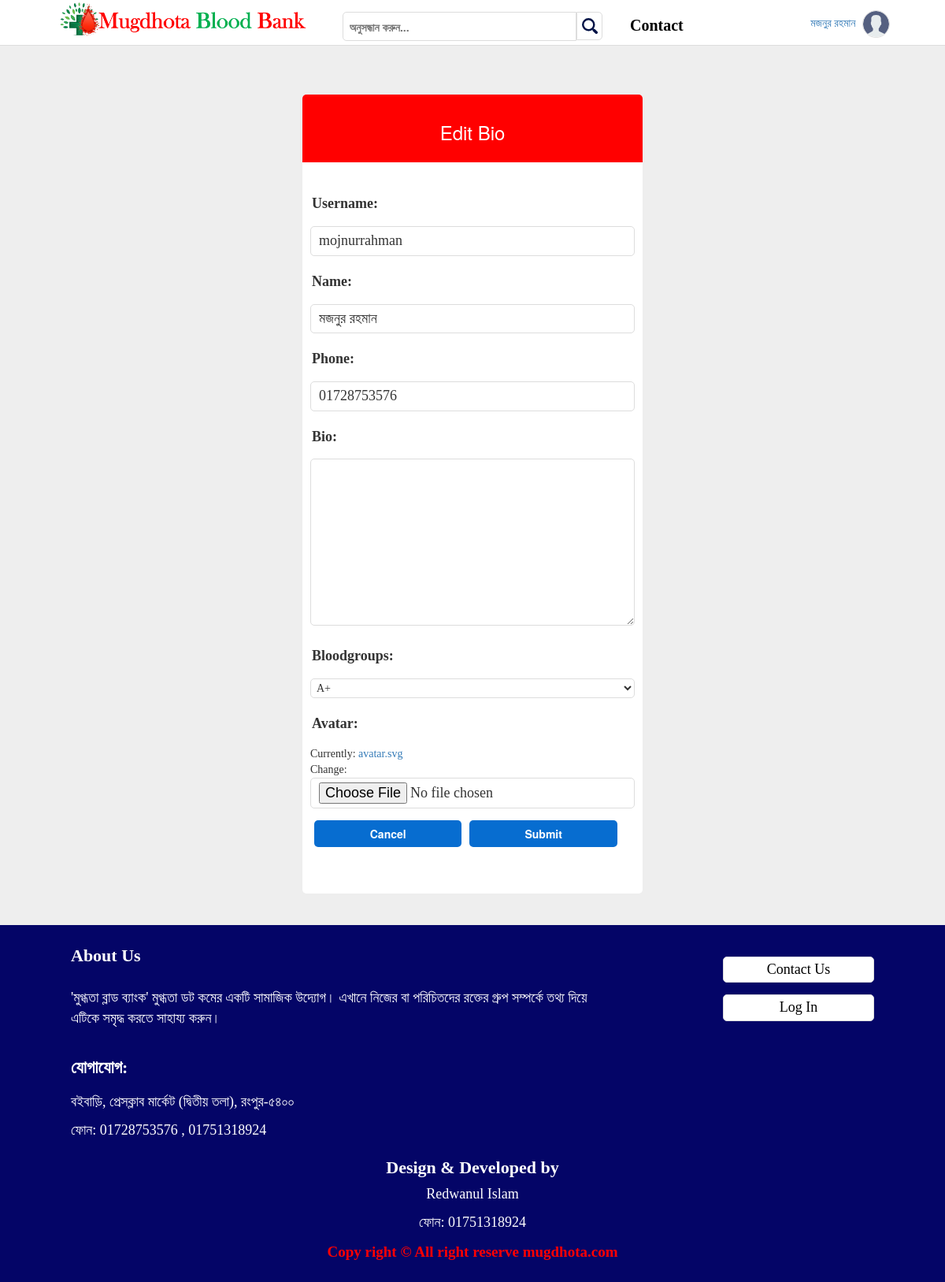
The app's page /update-profile/admin-redwan/ (signed in) with its own data.
### base/models.py (models this page shows, shortened)
class User(AbstractUser):
    username = models.CharField(max_length=200, null=True, blank=False)
    name = models.CharField(max_length=200, null=True)
    email = models.EmailField(unique=True, blank=False)
    bio = models.TextField(blank=True, null=True)
    phone_regex = RegexValidator(regex=r'^\+?1?\d{11}$', message="Phone number must be entered in the format: '01234567899'. Up to 11 digits allowed.")
    phone = models.CharField(validators=[phone_regex], max_length=11, blank=False)
    bloodgroups = models.ForeignKey(Blood, on_delete=models.SET_NULL, blank=True, null=True)
    joined = models.DateTimeField(auto_now_add=True)
    avatar = models.ImageField(upload_to='profile_images', null=True, default="avatar.svg")
    USERNAME_FIELD = 'email'
    REQUIRED_FIELDS = []

class Blood(models.Model):
    name = models.CharField(max_length=100, blank=True, null=True)
    image = models.ImageField(upload_to='bloods_imgs', null=True)
    def __str__(self):
        return self.name

### base/views.py (the view)
# urls.py: path('update-profile/<str:username>/', views.updateUser, name="update-profile"),
@login_required(login_url='login')
def updateUser(request, username):
    user = request.user
    user_form = EditProfile(instance=user)
    if request.method == 'POST':
        user_form = EditProfile(request.POST, request.FILES, instance=user)
        if user_form.is_valid():
            user_form.save()
            return redirect('update-profile', username=user.username)
    return render(request, 'update-profile.html', {'user_form':user_form})

### base/forms.py
class EditProfile(forms.ModelForm):
    class Meta:
        model = User
        fields = ['username', 'name', 'phone', 'bio', 'bloodgroups', 'avatar']

### templates/update-profile.html (shortened to what this page needs)
{% extends 'main.html' %}
{% load static %}
{% block content %}
<div class="container_full" style="padding-top: 10%;padding-bottom: 40px;">
	<div class="container">
		<div class="log_sign_section">
            <div class="page_title">
              <h3>Edit Bio</h3>
            </div>
			<div class="edit_page">
				<div class="sls_page upload_page">
					<div class="edit_user_bio" id="edit_user_bio">
						<div class="edit_bio_form" style="margin:0">
							<form class="form" action="" method="post" enctype="multipart/form-data">
                                {{ user_form.as_p }}
    							<div class="form_action">
    								<button href="{{request.META.HTTP_REFERER}}">Cancel</button>
    								<button type="submit">Submit</button>
    							</div>
							</form>
						</div>
					</div>
				</div>
			</div>
		</div>
	</div>
</div>
{% endblock content %}

### templates/main.html (shortened to what this page needs)
<!DOCTYPE HTML>
{% load static %}
<html lang="en-US">
<head>
	<link rel="stylesheet" type="text/css" href="{% static 'css/bootstrap.min.css' %}" />
	<link rel="stylesheet" type="text/css" href="{% static 'style.css' %}" />
	<link rel="stylesheet" type="text/css" href="{% static 'responsive.css' %}" />
</head>
<body>
	<div class="container_full desk_header" id="navbar">
		<div class="container">
			<div id="header" class="col-lg-12 col-md-12 col-xs-12">
				<div class="home_title col-lg-4 col-md-9 col-xs-10">
					<div class="home_icon">
						<a href="https://bloodbank.mugdhota.com/"><img src="{% static 'img/mugdhota-blood-bank.png' %}" alt="Mugdhota Blood Bank" /></a>
					</div>
				</div>
				<div class="home_src col-lg-4 col-md-4 col-xs-2">
					<div class="search_bar desk">
						<form class="mh_search" method="GET" action="{% url 'home' %}">
                            <label style="width:90%;float:left">
                                <input name="q" placeholder="অনুসন্ধান করুন..." />
                            </label>
                            <label style="width:10%;float:left">
                                <button type="submit">
                                </button>
                            </label>
                        </form>
					</div>
				</div>
				<div class="home_cnt col-lg-4 col-md-3 col-xs-12 desk">
					<div class="home_info">
						<ul style="width:28%;float:left">
							<li><a href="{% url 'contact-us' %}">Contact</a></li>
						</ul>
						<div class="dropdownas" style="width:72%;float:left">
							{% if request.user.is_authenticated %}
							<div class="h_user">
								<a style="text-align:right" href="{% url 'profile' username=request.user.username %}">
								    <span>{{request.user.name}}</span>
								    <img src="{{ request.user.avatar.url }}" alt="" />
								</a>
							</div>
							{% endif %}
						</div>
					</div>
				</div>
			</div>
		</div>
	</div>
	{% block content %}
    {% endblock %}
	<div class="container_full footer_bg">
		<div class="container">
			<div id="Section" class="col-lg-12 col-md-12 col-xs-12">
				<div class="col-lg-8 col-md-8 col-xs-12">
					<div class="footer about_us">
						<h2>About Us</h2>
						<p>'মুগ্ধতা ব্লাড ব্যাংক' মুগ্ধতা ডট কমের একটি সামাজিক উদ্যোগ। এখানে নিজের বা পরিচিতদের রক্তের গ্রুপ সম্পর্কে তথ্য দিয়ে এটিকে সমৃদ্ধ করতে সাহায্য করুন।</p>
					</div>
					<div class="footer about_us">
						<h2 style="padding:25px 0 10px 0">যোগাযোগ:</h2>
						<p>বইবাড়ি, প্রেসক্লাব মার্কেট (দ্বিতীয় তলা), রংপুর-৫৪০০</p>
						<p>ফোন: <a href="tel:01728753576">01728753576</a> , <a href="tel:01751318924">01751318924</a></p>
					</div>
				</div>
				<div class="col-lg-4 col-md-4 col-xs-12">
					<div class="footer about_us" style="margin-top:25px">
					    <ul>
							<li><a href="{% url 'contact-us' %}">Contact Us</a></li>
							<li><a href="{% url 'login' %}">Log In</a></li>
						</ul>
					</div>
				</div>
			</div>
			<div id="Section" class="col-lg-12 col-md-12 col-xs-12">
			    <div class="design" style="text-align:center">
    				<h2 style="padding:0">Design & Developed by</h2>
    				<p>Redwanul Islam</p>
    				<p>ফোন: <a href="tel:01751318924">01751318924</a></p>
    			</div>
			</div>
			<div id="Section" class="col-lg-12 col-md-12 col-xs-12">
			    <div class="design">
			        <p style="text-align:center;color:red;font-family:georgia;;font-size:19px;font-weight:bold">Copy right &copy; All right reserve mugdhota.com</p>
    			</div>
			</div>
		</div>
	</div>
</body>
</html>

### static/style.css (style rules this page uses)
* { margin:0;padding:0 }
li { list-style:none;float:left; }
a { text-decoration:none;font-family: kalpurush; }
p { font-family: kalpurush; }
h2 { font-size:17px;margin:10px 0 7px 0;padding:0;color:black;font-weight:bold;font-family: kalpurush;line-height:1.3 }
img { width: 100%; }
input, button, select, textarea { width:100%;padding: 3px;background: #fff;border: 1px solid #ddd;border-radius: 5px; }
body { background: #eee;counter-reset: Serial; }
.container_full { width:100%;padding:0 }
.container { width:90%;padding:0 }
.desk_header { position: fixed; background: #fff; width: 100%; display: block; border-bottom: 1px solid #ddd; z-index: 999999999; }
#header { padding: 0; }
.home_icon { display:block; }
.home_icon img { width:95%; }
.home_info { width: 100%; display: inline-block; float:right; }
.home_info ul { display: inline-block; margin: 0 !important; padding: 2.5% 0 0 0; }
.home_info ul li a { display: block; color: black; font-size: 20px; font-weight: bold; padding: 10px 5px; }
.mh_search input { width: 100%; padding: 7.5px; border: 1px solid #ddd; border-radius: 5px 0 0 5px; margin: 15px 0 0 0; }
.mh_search button { width: 100%; padding: 5px 5px 3px 5px; border: 1px solid #ddd; border-radius: 5px 0 0 5px; margin: 15px 0 0 0; }
.mh_search button { border-radius: 0 5px 5px 0; }
.h_user { display: inline-block; width: 100%; margin-top: 5.5%; margin-left: 10px; }
.h_user>a { width: 100%; float: left; cursor: pointer; }
.h_user img { width: 35px; height: 35px; border-radius: 100%; border: 1px solid #ddd; margin: 0 5px; }
.page_title { background: red; border-radius: 5px 5px 0 0; padding: 15px; text-align: center; color: #fff; }
.upload_page { margin: 20px 0; }
.upload_page p label { width: 100%; padding: 10px 2px; font-size: 18px; font-weight: bold; font-family: kalpurush; }
.upload_page p input { width: 100%; padding: 5px 10px; font-size: 18px; border: 1px solid #ddd; border-radius: 5px; font-family: kalpurush; }
.form_action { display: inline-block; width: 100%; }
.form_action button { width: 45.5%; float: left; padding: 7px 5px; margin: 5px; text-decoration: none; background: #076dd0; color: #fff; font-weight: bold; border: none; border-radius: 5px; }
.log_sign_section { width: 40%; margin: 0 auto; background: #fff; border-radius: 5px; padding-bottom:20px; }
label { width: 100%; }
.edit_bio_form { width: 100%; padding: 10px; margin-left: 10px; border-radius: 5px; background: #fff; }
.edit_bio .edit_bio_form input, textarea { padding: 5px; border: 1px solid #ddd; border-radius: 5px; width: 100%; }
.footer_bg { background: #040567; padding: 15px 0; }
.about_us ul li { width: 60%; margin: 0 auto; float: right; margin-bottom: 15px; }
.about_us ul li a { width: 100%; text-align: center; font-size: 18px; border: 1px solid #ddd; background: #fff; display: block; color: black; padding: 3px 10px; border-radius: 5px; }
.footer_bg h2 { font-size: 22px; color: #fff; padding-bottom: 20px; }
.footer_bg p { font-size: 18px; color: #fff; }
.footer_bg a { font-size: 18px; color: #fff; }

### records on screen
User: user.name "মজনুর রহমান", user.avatar (placeholder picture), username "mojnurrahman", name "মজনুর রহমান", phone "01728753576", bloodgroups "A+"
